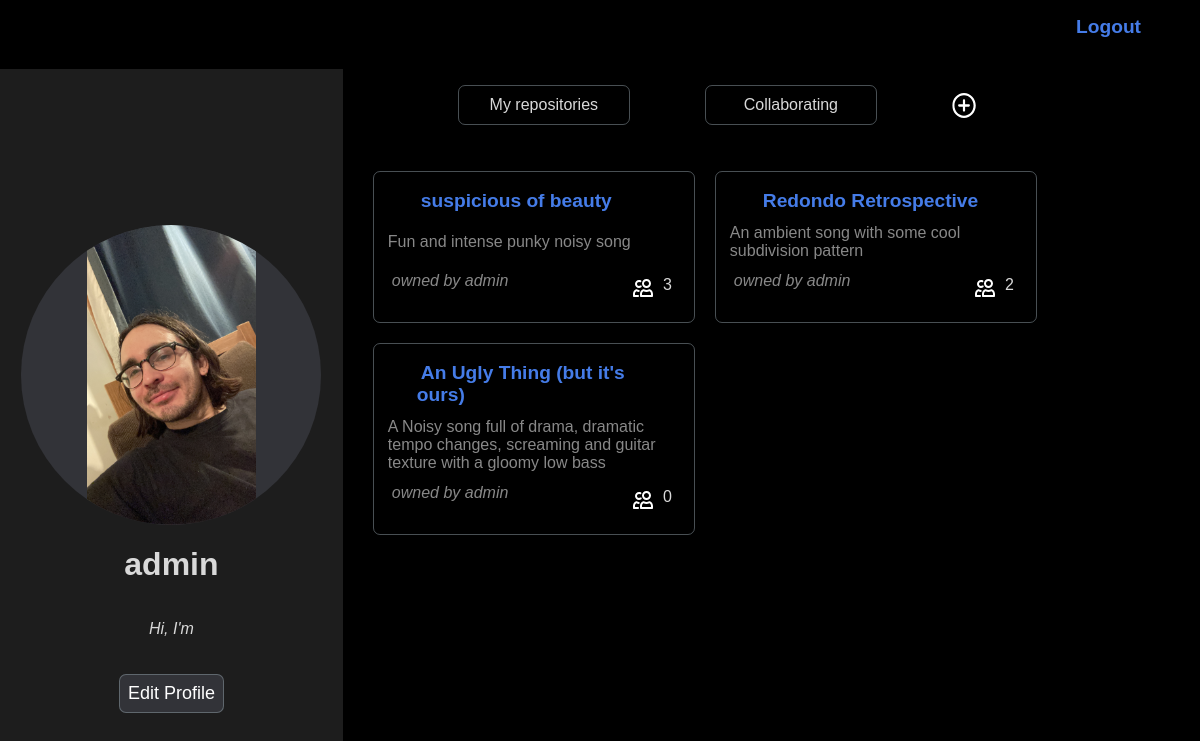
/dashboard (signed in), run on an earlier commit of the app's database.
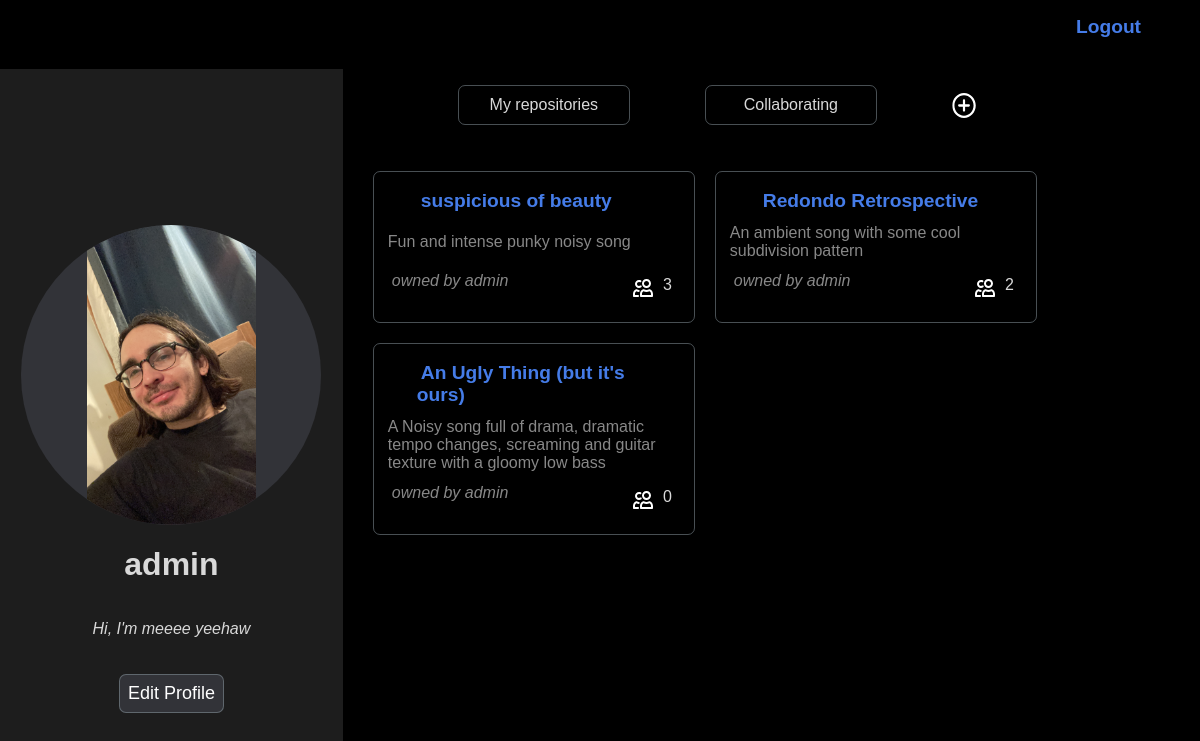
And on a later commit of the database.
### palinodes/models.py (models this page shows, shortened)
class User(AbstractUser):
    pass

class Profile(models.Model):
    user = models.OneToOneField(User, on_delete=models.CASCADE, related_name="profile")
    description = models.TextField(default="", max_length=300, blank=True)
    avatar = models.ImageField(upload_to=get_avatar_path, blank=True)
    @property
    def all_repositories(self):
        directories = set(self.user.directories.filter(parent = None)) | set(self.user.collaborating.filter(parent = None))
        sorted_directories = sorted(directories, key=lambda directory: directory.last_edited, reverse=True)
        return sorted_directories
    @cached_property
    def repositories(self):
        directories = self.user.directories.filter(parent = None)
        sorted_directories = sorted(directories, key=lambda directory: directory.last_edited, reverse=True)
        return sorted_directories
    @cached_property
    def collaborating_repositories(self):
        directories = self.user.collaborating.filter(parent = None)
        sorted_directories = sorted(directories, key=lambda directory: directory.last_edited, reverse=True)
        return sorted_directories

### palinodes/views.py (the view, shortened to what this page needs)
# urls.py: path("dashboard", views.dashboard, name="dashboard"),
@login_required
def dashboard(request):
    return render(request, "palinodes/dashboard.html", {
        "profile_form": ProfileForm()
    })

### palinodes/models.py (called while the page is built)
    @property
    def number_of_collaborators(self):
        return self.collaborators.count()

    @property
    def last_edited(self)-> datetime:
        latests = []
        if self.files.exists():
            last_file_timestamp = self.files.latest("uploaded")
            latests = latests + [last_file_timestamp.uploaded]
        if self.comments.exists():
            last_comment_timestamp = self.comments.latest("timestamp")
            latests = latests + [last_comment_timestamp.timestamp]
        if not self.subdirectories.exists() and len(latests) > 0:
             return max(latests)
        for subdirectory in self.subdirectories.all():
            latests.append(subdirectory.last_edited)
        return max(latests, default=self.created)

### palinodes/templates/palinodes/dashboard.html (shortened to what this page needs)
{% extends 'palinodes/layout.html' %}
{% load static %}
{% block body %}
<div id="profile-banner">
    <div id="profile-details" class="profile">
        {% if user.profile.avatar %}
        <img id="avatar" src={{user.profile.avatar.url}}>
        {% else %}
        <img style="background-color: black;" id="avatar" src='/media/Default-Profile-Picture.png' >
        {% endif %}
        <h1>{{user.username}}</h1>
        <p data-description="{{user.profile.description}}" id="profile-description"><em>{{user.profile.description}}</em></p>
        <button class="bordered clickable">Edit Profile</button>
    </div>
</div>
<div id="repositories-list">
    <ul>
        <li class="bordered clickable" id="my-repositories-btn">My repositories</li>
        <li class="bordered clickable" id="collaborating-btn">Collaborating</li>
        <li class="clickable" id="new-repository-icn" style= "width: auto; height: 24px; padding: 0px; border-radius:90%; align-self: center">
            <a href={% url 'new-repository' %}>
                <img src="{{MEDIA_URL}}media/icons/plus-circle.svg" alt="">
            </a>
        </li>
    </ul>
    <div id="repositories-container">
        {% if user.profile.all_repositories %}
            {% for repository in user.profile.all_repositories%}
            <div class="repositories-li all-repositories bordered clickable">
                <a class="link-layer" href={% url 'repository' repository.id %}></a>
                <div class="repository-link">
                    <a href={% url 'repository' repository.id %}>
                        <strong>{{repository.name}}</strong>
                    </a>
                </div>
                <p class="dash-repo-description">{{repository.description}}</p>
                <div class="dash-collaborators">
                    <p class="dash-repo-owner-name">owned by {{repository.owner.username}}</p>
                    <div>
                        <img src="{{MEDIA_URL}}media/icons/people.svg" alt="">
                        <p>{{repository.number_of_collaborators}}</p>
                    </div>
                </div>
            </div>
            {% endfor %}
        {% endif %}
    </div>
</div>
{% endblock %}

What changed in the data, as far as the page shows it:
changed User "admin": profile.description "Hi, I'm" → "Hi, I'm meeee yeehaw"
